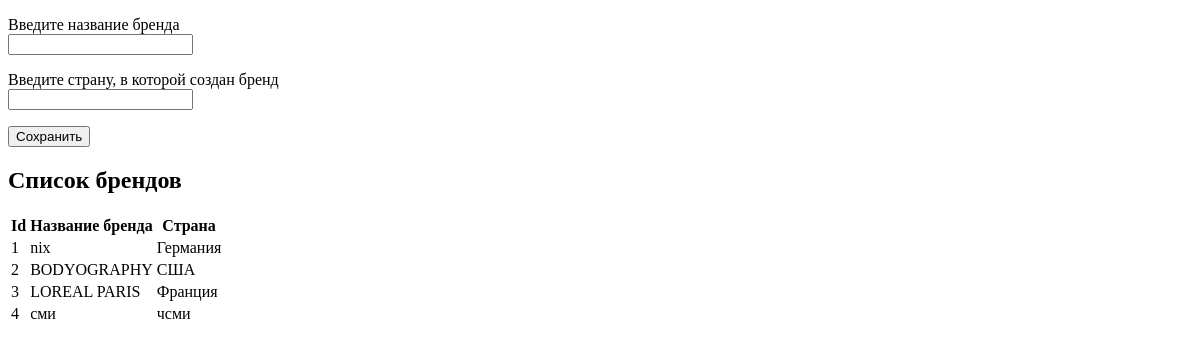
The app's page /brend/, older data.
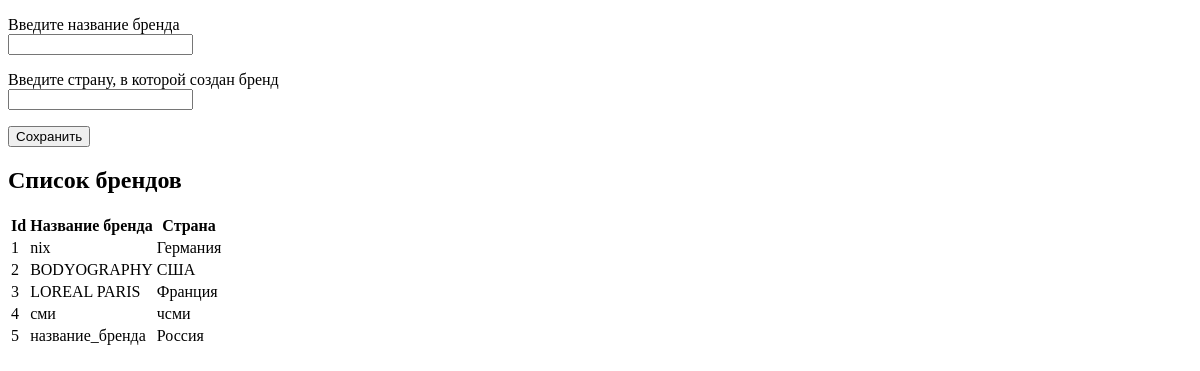
The same page, newer data.
### hello/models.py (models this page shows)
class Brend(models.Model):
    name_brend=models.CharField(max_length=50)
    country=models.CharField(max_length=50)

### hello/views.py (the view)
# urls.py: path("brend/",views.index),
def index(request):
    brend = Brend.objects.all()
    return render(request, "index.html", {"brend": brend})

### templates/index.html (shortened to what this page needs)
<!DOCTYPE html>
<html>
<head>
</head>
<body>
    <form method="POST" action="create/">
        <p>
            <label>Введите название бренда</label><br>
            <input type="text" name="name_brend" />
        </p>
        <p>
            <label>Введите страну, в которой создан бренд</label><br>
            <input type="text" name="country" />
        </p>
        <input type="submit" value="Сохранить" >
    </form>
    {% if brend.count > 0 %}
    <h2>Список брендов</h2>
    <table>
        <thead><th>Id</th><th>Название бренда</th><th>Страна</th><th></th></thead>
        {% for brends in brend %}
        <tr>
            <td>{{ brends.id }}</td>
            <td>{{ brends.name_brend }}</td>
            <td>{{ brends.country }}</td>
        </tr>
        {% endfor %}
    </table>
    {% endif %}
</body>
</html>

Row changes from the older to the newer data that the page shows:
added Brend: id "5", name_brend "название_бренда", country "Россия"
